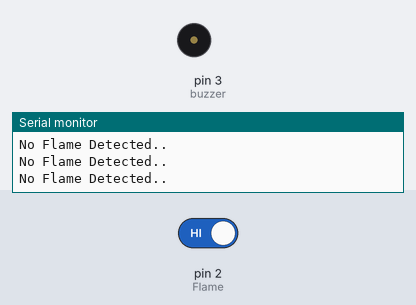
Recording of a sketch running on a simulated Arduino Uno, built with avr-gcc and run on an emulated ATmega328P. Parts: buzzer (waves = sounding, pin HIGH), the last lines printed to the serial monitor. The test bench sets the inputs (shaded band); at power-on: pin 2 (Flame) HIGH.

Above: at 2.8 s.
2.9 s: pin 2 (Flame) driven LOW
At 4.1 s:
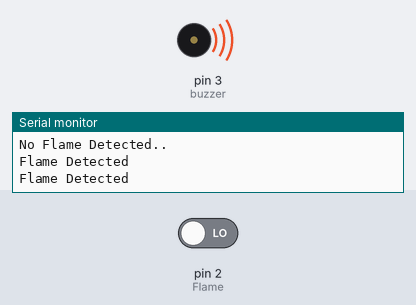
4.5 s: pin 2 (Flame) driven HIGH
At 5.7 s:
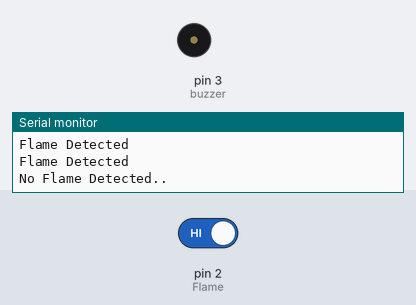
Timing chart, 0 to 7.5 s (numbered marks = the images above; inputs shaded):
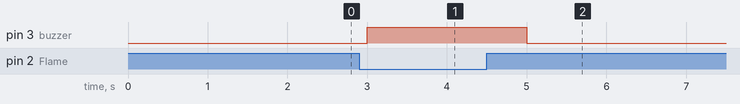

Measured:
- after the input at 2.9 s, pin 3 (buzzer): LOW → HIGH after 0.10 s
- after the input at 4.5 s, pin 3 (buzzer): HIGH → LOW after 0.50 s

The sketch:

flame-sensor.ino
```cpp
int Flame = 2; // Flame sensor connected to digital pin 2
int buzzer = 3;
void setup(){
  pinMode(Flame, INPUT);
  pinMode(buzzer, OUTPUT);
  Serial.begin(9600);
}
void loop() {
if(digitalRead(Flame) == LOW){
  digitalWrite(buzzer,HIGH);
  Serial.println("Flame Detected");
}
else{
  digitalWrite(buzzer,LOW);
  Serial.println("No Flame Detected..");
}
delay(1000);
}
```
